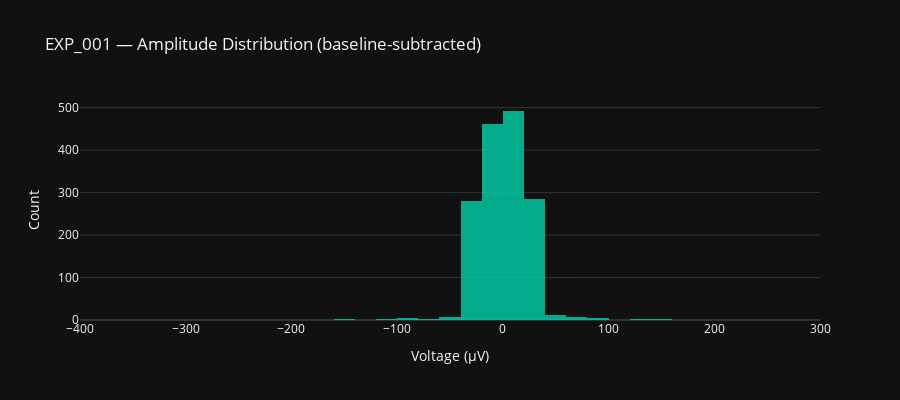

This figure's notebook cell:
### Markdown cell above
## 4. Signal statistics

### Code cell
fig3 = go.Figure()

fig3.add_trace(go.Histogram(
    x=centered_uv,
    nbinsx=50,
    marker_color="#00d4aa",
    opacity=0.8,
    name="Amplitude distribution",
))

fig3.update_layout(
    title="EXP_001 — Amplitude Distribution (baseline-subtracted)",
    xaxis_title="Voltage (µV)",
    yaxis_title="Count",
    template="plotly_dark",
    height=400,
)

fig3.show()

### Figure 1 — Plotly figure (JSON) as saved in the notebook; plotly's stock layout.template omitted (floating-point values rounded to 4 significant figures; data arrays with more than 128 entries replaced by an {"elided": "..."} marker saying what was removed)
{"data": [{"marker": {"color": "#00d4aa"}, "name": "Amplitude distribution", "nbinsx": 50, "opacity": 0.8, "type": "histogram", "x": {"elided": "1571 float values"}}], "layout": {"height": 400, "title": {"text": "EXP_001 — Amplitude Distribution (baseline-subtracted)"}, "xaxis": {"title": {"text": "Voltage (µV)"}}, "yaxis": {"title": {"text": "Count"}}}}
